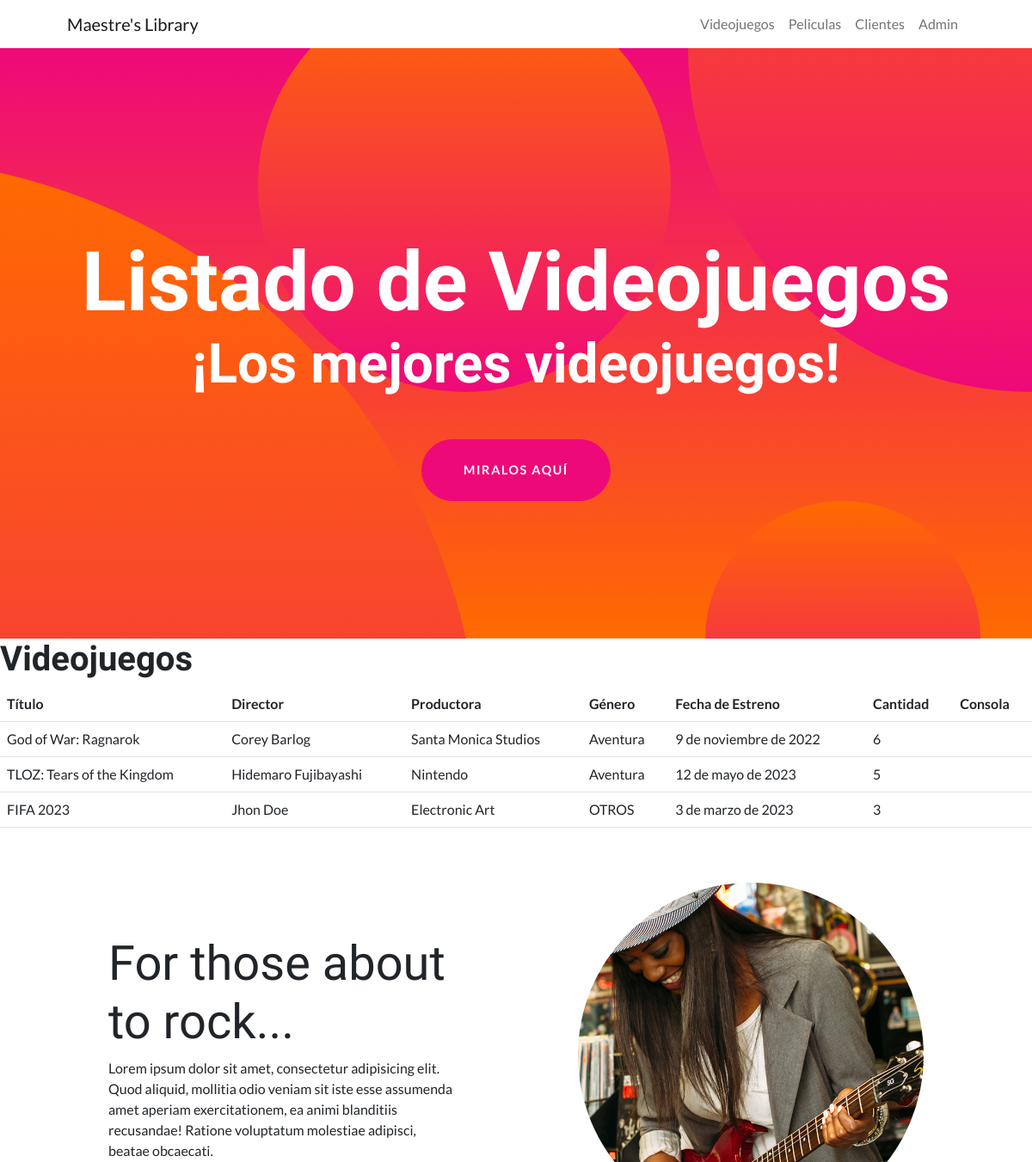
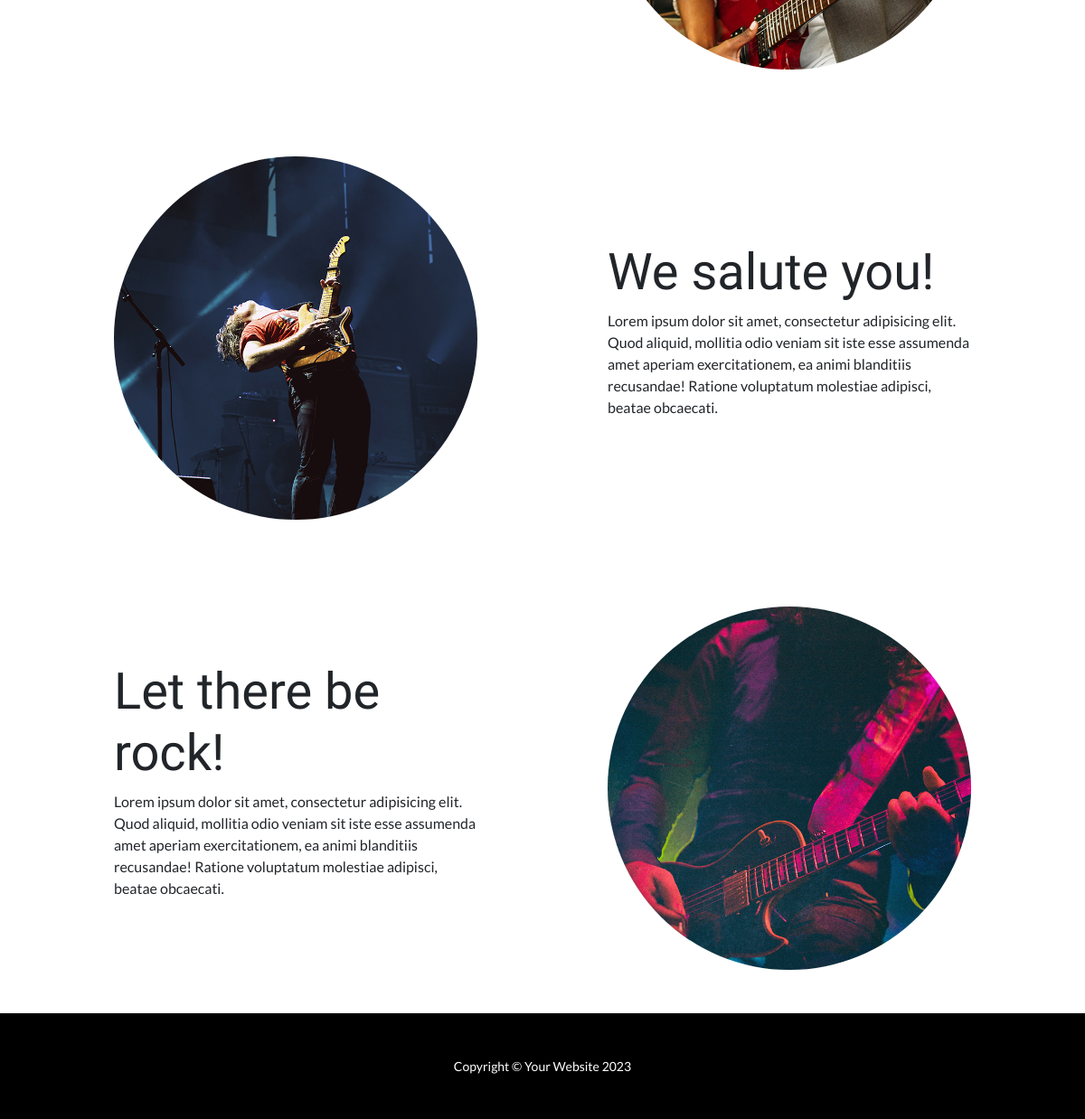
The app's page /aplicacion/videojuegos/ with its own data (2 pictures, top to bottom).
### aplicacion/models.py (models this page shows, shortened)
class Videojuegos(models.Model):
    titulo = models.CharField(max_length=50)
    director = models.CharField(max_length=50)
    productora = models.CharField(max_length=50)
    actor_protagonista = models.CharField(max_length=50)
    genero = models.CharField(max_length=20, choices=generos_videojuegos)
    fecha_estreno = models.DateField()
    cantidad = models.IntegerField()
    consolas = models.CharField(max_length=20, choices=consolas)

### aplicacion/views.py (the view)
# urls.py: path('videojuegos/', videojuegos, name="videojuegos"),
def videojuegos(request):
    ctx = {"videojuegos": Videojuegos.objects.all() }
    return render(request, "aplicacion/videojuegos.html", ctx)

### aplicacion/templates/aplicacion/videojuegos.html
{% extends 'aplicacion/base.html' %}
{% load static %}
{% block cabecera %}
<header class="masthead text-center text-white">
    <div class="masthead-content">
        <div class="container px-5">
            <h1 class="masthead-heading mb-0">Listado de Videojuegos</h1>
            <h2 class="masthead-subheading mb-0">¡Los mejores videojuegos!</h2>
            <a class="btn btn-primary btn-xl rounded-pill mt-5" href="#scroll">Miralos aquí</a>
        </div>
    </div>
    <div class="bg-circle-1 bg-circle"></div>
    <div class="bg-circle-2 bg-circle"></div>
    <div class="bg-circle-3 bg-circle"></div>
    <div class="bg-circle-4 bg-circle"></div>
</header>
{% endblock cabecera %}
{% block contenido %}
<section id="scroll">
    <h1>Videojuegos</h1>
    <table class="table">
        <thead>
            <tr>
                <th>Título</th>
                <th>Director</th>
                <th>Productora</th>
                <th>Género</th>
                <th>Fecha de Estreno</th>
                <th>Cantidad</th>
                <th>Consola</th>
            </tr>
        </thead>
        {% for Videojuegos in videojuegos %}
        <tbody>
            <tr>
                <td>{{ Videojuegos.titulo }}</td>
                <td>{{ Videojuegos.director }}</td>
                <td>{{ Videojuegos.productora }}</td>
                <td>{{ Videojuegos.genero }}</td>
                <td>{{ Videojuegos.fecha_estreno }}</td>
                <td>{{ Videojuegos.cantidad }}</td>
                <td>{{ Videojuegos.consola }}</td>
            </tr>
        </tbody>
        {% endfor %}
    </table>
</section>
{% endblock contenido %}

### records on screen
Videojuegos: titulo "God of War: Ragnarok", director "Corey Barlog", productora "Santa Monica Studios", genero "Aventura", fecha_estreno "9 de noviembre de 2022", cantidad "6"
Videojuegos: titulo "TLOZ: Tears of the Kingdom", director "Hidemaro Fujibayashi", productora "Nintendo", genero "Aventura", fecha_estreno "12 de mayo de 2023", cantidad "5"
Videojuegos: titulo "FIFA 2023", director "Jhon Doe", productora "Electronic Art", genero "OTROS", fecha_estreno "3 de marzo de 2023", cantidad "3"
